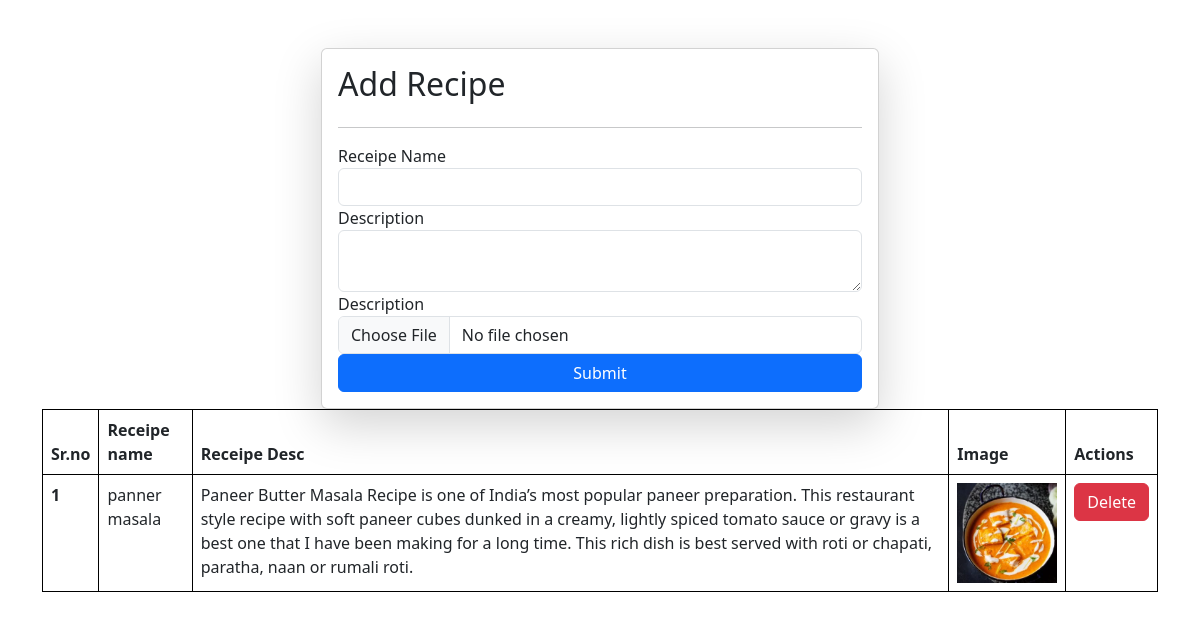
The app's page /receipe/ with its own data.
### vege/models.py (models this page shows)
class Receipe(models.Model):
    receipe_name = models.CharField(max_length=100)
    receipe_desc = models.CharField(max_length=10000)
    receipe_image = models.ImageField(upload_to="receipe")

### vege/views.py (the view, shortened to what this page needs)
# urls.py: path('receipe/',receipe,name="receipe")
def receipe(request):
        queryset = Receipe.objects.all()
        context = {'receipe' : queryset}
        return render(request,'receipe.html',context)

### vege/templates/receipe.html (shortened to what this page needs)
<!doctype html>
<html lang="en">
  <head>
    <link href="https://cdn.jsdelivr.net/npm/bootstrap@5.3.0-alpha3/dist/css/bootstrap.min.css" rel="stylesheet">
  </head>
  <body>
  <div class="container mt-5" >
    <form class="col-6 mx-auto card p-3 shadow-lg" method="post" enctype="multipart/form-data">
  <h2>Add Recipe</h2>
      <hr>
  <div class="form-group " >
    <label for="exampleInputEmail1">Receipe Name</label>
    <input type="text" name="receipe_name" required class="form-control">
  </div>
  <div class="form-group">
    <label for="exampleInputPassword1">Description</label>
    <textarea class="form-control" required name="receipe_desc"></textarea>
  </div>
        <div class="form-group">
    <label for="exampleInputPassword1">Description</label>
    <input type="file" name="receipe_image" class="form-control" >
  </div>
  <button type="submit" class="btn btn-primary">Submit</button>
</form>
    <table class="table" >
  <thead>
    <tr>
      <th scope="col">Sr.no</th>
      <th scope="col">Receipe name</th>
      <th scope="col">Receipe Desc</th>
      <th scope="col">Image</th>
      <th scope="col">Actions</th>
    </tr>
  </thead>
  <tbody>
    {% for receipe in receipe %}
    <tr>
      <th scope="row">{{forloop.counter}}</th>
      <td>{{receipe.receipe_name}}</td>
      <td>{{receipe.receipe_desc}}</td>
      <td>
        <img src="/media/{{receipe.receipe_image}}" style="height : 100px"></td>
      <td>
        <a href="/delete-receipe/{{receipe.id}}/" class="btn btn-danger">Delete </a>
      </td>
    </tr>
    {% endfor %}
  </tbody>
</table>
</div>
  </body>
</html>

### vege/templates/receipe.html (style rules this page uses)
table, th, td { border: 1px solid black; border-collapse: collapse; }

### records on screen
Receipe: receipe_name "panner masala", receipe_desc "Paneer Butter Masala Recipe is one of India’s most popular paneer preparation. This restaurant style recipe with soft paneer cubes dunked in a creamy, lightly spiced tomato sauce or gravy is a best one that I have been making for a long time. This rich dish is best served with roti or chapati, paratha, naan or rumali roti.", receipe_image (picture)
